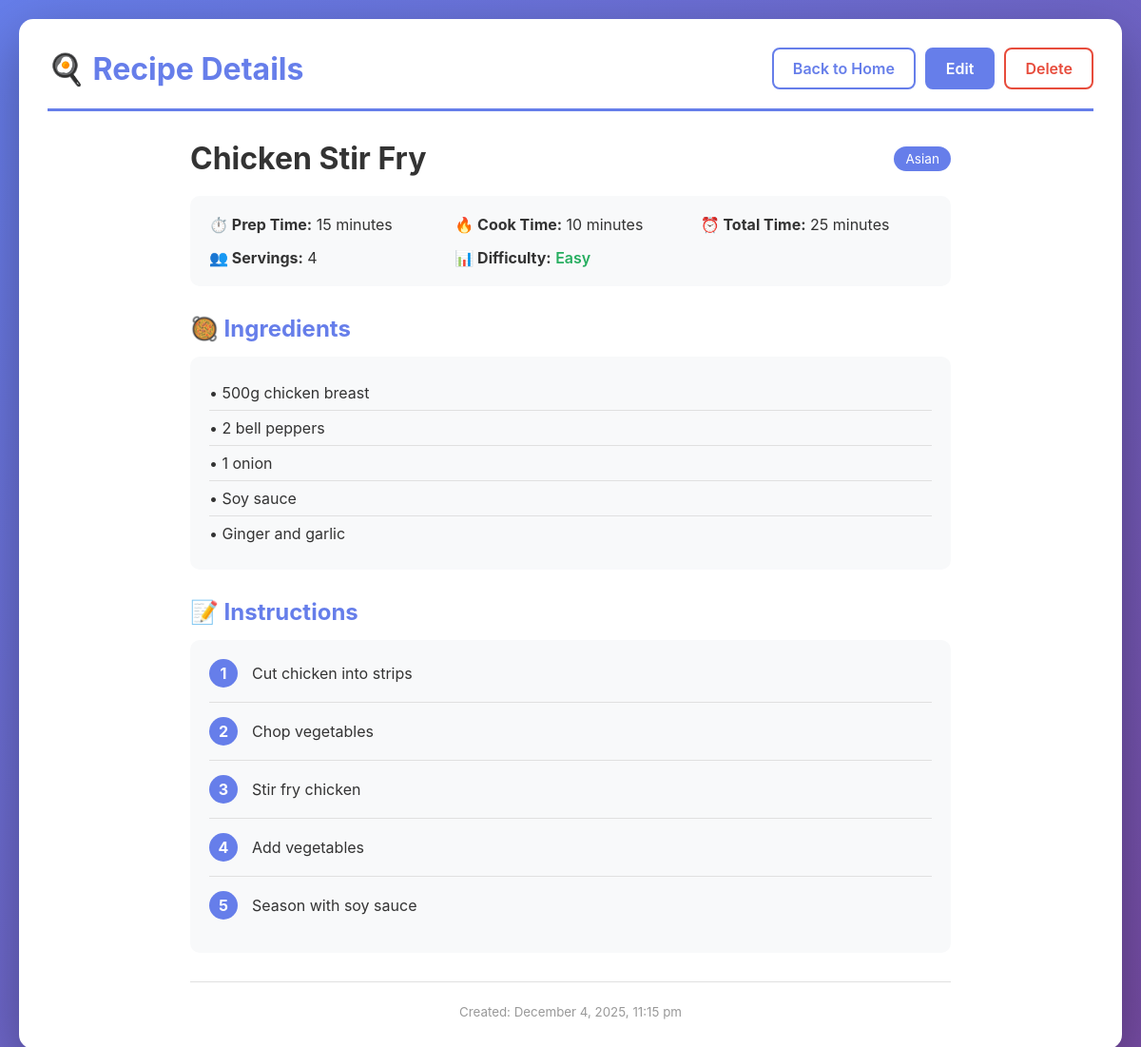
Screenshot of /view.php?id=2 with the database file from the repository.
### tables this page shows
CREATE TABLE IF NOT EXISTS recipes (
    id INT AUTO_INCREMENT PRIMARY KEY,
    name VARCHAR(255) NOT NULL,
    category VARCHAR(100) NOT NULL,
    prep_time INT NOT NULL COMMENT 'in minutes',
    cook_time INT NOT NULL COMMENT 'in minutes',
    servings INT NOT NULL,
    difficulty ENUM('Easy', 'Medium', 'Hard') DEFAULT 'Medium',
    ingredients TEXT NOT NULL,
    instructions TEXT NOT NULL,
    image_url VARCHAR(500) DEFAULT NULL,
    created_at TIMESTAMP DEFAULT CURRENT_TIMESTAMP,
    updated_at TIMESTAMP DEFAULT CURRENT_TIMESTAMP ON UPDATE CURRENT_TIMESTAMP
);

### config.php (called while the page is built, shortened)
<?php
function h($string) {
    return htmlspecialchars($string, ENT_QUOTES, 'UTF-8');
}
?>

### view.php (the view, shortened to what this page needs)
<?php
require_once 'config.php';
$conn = getDBConnection();
$recipe_id = intval($_GET['id']);
$stmt = $conn->prepare("SELECT * FROM recipes WHERE id = ?");
$stmt->bind_param("i", $recipe_id);
$stmt->execute();
$result = $stmt->get_result();
$recipe = $result->fetch_assoc();
?>
<!DOCTYPE html>
<html lang="en">
<head>
    <link rel="stylesheet" href="style.css">
</head>
<body>
    <div class="container">
        <header>
            <h1>🍳 Recipe Details</h1>
            <nav>
                <a href="index.php" class="btn">Back to Home</a>
                <a href="edit.php?id=<?= $recipe_id ?>" class="btn btn-primary">Edit</a>
                <a href="delete.php?id=<?= $recipe_id ?>" class="btn btn-danger"
                   onclick="return confirm('Are you sure you want to delete this recipe?')">Delete</a>
            </nav>
        </header>
        <div class="recipe-detail">
            <div class="recipe-detail-header">
                <h2><?= h($recipe['name']) ?></h2>
                <span class="category-badge"><?= h($recipe['category']) ?></span>
            </div>
            <div class="recipe-meta">
                <div class="meta-item">
                    <strong>⏱️ Prep Time:</strong> <?= h($recipe['prep_time']) ?> minutes
                </div>
                <div class="meta-item">
                    <strong>🔥 Cook Time:</strong> <?= h($recipe['cook_time']) ?> minutes
                </div>
                <div class="meta-item">
                    <strong>⏰ Total Time:</strong> <?= h($recipe['prep_time'] + $recipe['cook_time']) ?> minutes
                </div>
                <div class="meta-item">
                    <strong>👥 Servings:</strong> <?= h($recipe['servings']) ?>
                </div>
                <div class="meta-item">
                    <strong>📊 Difficulty:</strong>
                    <span class="difficulty-<?= strtolower($recipe['difficulty']) ?>">
                        <?= h($recipe['difficulty']) ?>
                    </span>
                </div>
            </div>
            <div class="recipe-section">
                <h3>🥘 Ingredients</h3>
                <div class="ingredients-list">
                    <?php
                    $ingredients = explode("\n", $recipe['ingredients']);
                    foreach ($ingredients as $ingredient) {
                        $ingredient = trim($ingredient);
                        if (!empty($ingredient)) {
                            echo "<div class='ingredient-item'>• " . h($ingredient) . "</div>";
                        }
                    }
                    ?>
                </div>
            </div>
            <div class="recipe-section">
                <h3>📝 Instructions</h3>
                <div class="instructions-list">
                    <?php
                    $instructions = explode("\n", $recipe['instructions']);
                    $step = 1;
                    foreach ($instructions as $instruction) {
                        $instruction = trim($instruction);
                        if (!empty($instruction)) {
                            $instruction = preg_replace('/^\d+\.\s*/', '', $instruction);
                            echo "<div class='instruction-step'>";
                            echo "<span class='step-number'>" . $step . "</span>";
                            echo "<span class='step-text'>" . h($instruction) . "</span>";
                            echo "</div>";
                            $step++;
                        }
                    }
                    ?>
                </div>
            </div>
            <div class="recipe-footer">
                <small>Created: <?= date('F j, Y, g:i a', strtotime($recipe['created_at'])) ?></small>
            </div>
        </div>
    </div>
</body>
</html>

### style.css (style rules this page uses)
* { margin: 0; padding: 0; box-sizing: border-box; }
body { font-family: -apple-system, BlinkMacSystemFont, 'Segoe UI', Roboto, Oxygen, Ubuntu, Cantarell, sans-serif; background: linear-gradient(135deg, #667eea 0%, #764ba2 100%); min-height: 100vh; padding: 20px; color: #333; }
.container { max-width: 1200px; margin: 0 auto; background: white; border-radius: 15px; box-shadow: 0 20px 60px rgba(0,0,0,0.3); padding: 30px; }
header { display: flex; justify-content: space-between; align-items: center; margin-bottom: 30px; padding-bottom: 20px; border-bottom: 3px solid #667eea; }
header h1 { font-size: 2em; color: #667eea; }
nav { display: flex; gap: 10px; }
.btn { padding: 10px 20px; text-decoration: none; border-radius: 8px; border: 2px solid #667eea; background: white; color: #667eea; font-weight: 600; cursor: pointer; transition: all 0.3s; display: inline-block; text-align: center; }
.btn-primary { background: #667eea; color: white; }
.btn-danger { border-color: #e74c3c; color: #e74c3c; }
.category-badge { background: #667eea; color: white; padding: 5px 12px; border-radius: 20px; font-size: 0.85em; white-space: nowrap; }
.difficulty-easy { color: #27ae60; font-weight: 600; }
.recipe-detail { max-width: 800px; margin: 0 auto; }
.recipe-detail-header { display: flex; justify-content: space-between; align-items: center; margin-bottom: 20px; }
.recipe-detail-header h2 { font-size: 2em; color: #333; }
.recipe-meta { display: grid; grid-template-columns: repeat(auto-fit, minmax(200px, 1fr)); gap: 15px; background: #f8f9fa; padding: 20px; border-radius: 10px; margin-bottom: 30px; }
.meta-item { font-size: 1em; }
.recipe-section { margin-bottom: 30px; }
.recipe-section h3 { color: #667eea; margin-bottom: 15px; font-size: 1.5em; }
.ingredients-list { background: #f8f9fa; padding: 20px; border-radius: 10px; }
.ingredient-item { padding: 8px 0; border-bottom: 1px solid #e0e0e0; }
.ingredient-item:last-child { border-bottom: none; }
.instructions-list { background: #f8f9fa; padding: 20px; border-radius: 10px; }
.instruction-step { display: flex; gap: 15px; margin-bottom: 15px; padding-bottom: 15px; border-bottom: 1px solid #e0e0e0; }
.instruction-step:last-child { border-bottom: none; margin-bottom: 0; }
.step-number { background: #667eea; color: white; width: 30px; height: 30px; border-radius: 50%; display: flex; align-items: center; justify-content: center; font-weight: bold; flex-shrink: 0; }
.step-text { flex: 1; padding-top: 5px; }
.recipe-footer { text-align: center; color: #999; margin-top: 30px; padding-top: 20px; border-top: 1px solid #e0e0e0; }

### rows the page displays
recipes: name "Chicken Stir Fry", category "Asian", prep_time "15", cook_time "10", $recipe['prep_time'] + $recipe['cook_time'] "25", servings "4", difficulty "Easy", ingredients "500g chicken breast", ingredients "2 bell peppers", ingredients "1 onion", ingredients "Soy sauce", ingredients "Ginger and garlic", instructions "Cut chicken into strips", instructions "Chop vegetables", instructions "Stir fry chicken", instructions "Add vegetables", instructions "Season with soy sauce", created_at "December 4, 2025, 11:15 pm"
